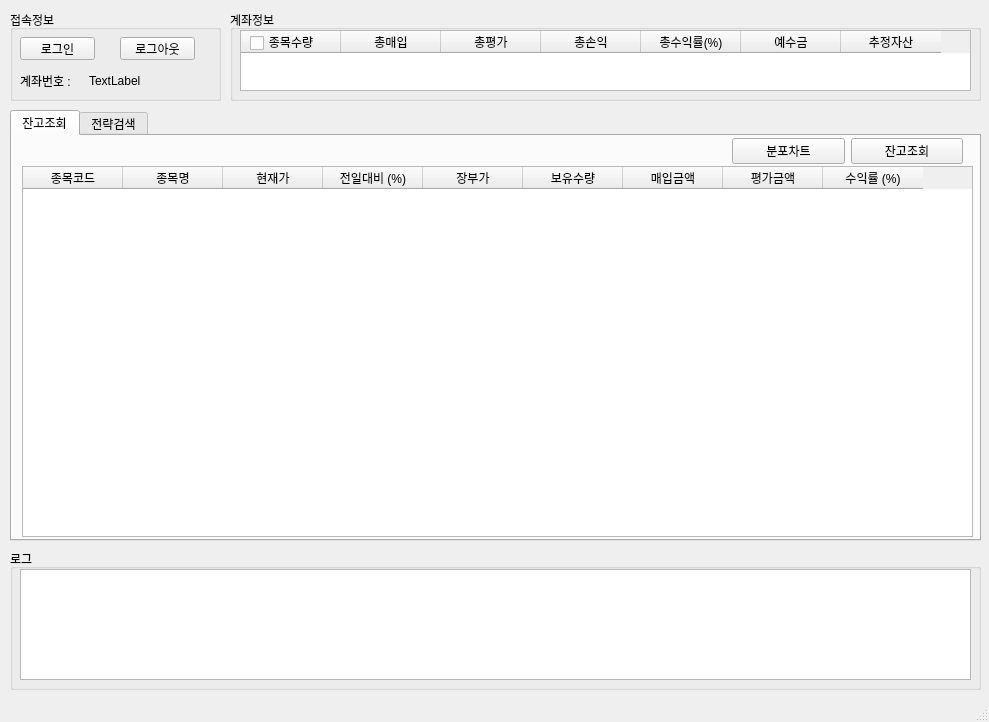
<?xml version="1.0" encoding="UTF-8"?>
<ui version="4.0">
 <class>MainWindow</class>
 <widget class="QMainWindow" name="MainWindow">
  <property name="geometry">
   <rect>
    <x>0</x>
    <y>0</y>
    <width>989</width>
    <height>722</height>
   </rect>
  </property>
  <property name="windowTitle">
   <string>MainWindh3_table_right_clickow</string>
  </property>
  <widget class="QWidget" name="centralwidget">
   <widget class="QTabWidget" name="tabWidget">
    <property name="geometry">
     <rect>
      <x>10</x>
      <y>110</y>
      <width>971</width>
      <height>431</height>
     </rect>
    </property>
    <property name="currentIndex">
     <number>0</number>
    </property>
    <widget class="QWidget" name="tab">
     <attribute name="title">
      <string>잔고조회</string>
     </attribute>
     <widget class="QTableWidget" name="tableWidget_2">
      <property name="geometry">
       <rect>
        <x>10</x>
        <y>30</y>
        <width>951</width>
        <height>371</height>
       </rect>
      </property>
      <property name="contextMenuPolicy">
       <enum>Qt::CustomContextMenu</enum>
      </property>
      <column>
       <property name="text">
        <string>종목코드</string>
       </property>
      </column>
      <column>
       <property name="text">
        <string>종목명</string>
       </property>
      </column>
      <column>
       <property name="text">
        <string>현재가</string>
       </property>
      </column>
      <column>
       <property name="text">
        <string>전일대비 (%)</string>
       </property>
      </column>
      <column>
       <property name="text">
        <string>장부가</string>
       </property>
      </column>
      <column>
       <property name="text">
        <string>보유수량</string>
       </property>
      </column>
      <column>
       <property name="text">
        <string>매입금액</string>
       </property>
      </column>
      <column>
       <property name="text">
        <string>평가금액</string>
       </property>
      </column>
      <column>
       <property name="text">
        <string>수익률 (%)</string>
       </property>
      </column>
     </widget>
     <widget class="QWidget" name="layoutWidget">
      <property name="geometry">
       <rect>
        <x>720</x>
        <y>0</y>
        <width>231</width>
        <height>31</height>
       </rect>
      </property>
      <layout class="QHBoxLayout" name="horizontalLayout">
       <item>
        <widget class="QPushButton" name="pieButton">
         <property name="text">
          <string>분포차트</string>
         </property>
        </widget>
       </item>
       <item>
        <widget class="QPushButton" name="pushButton">
         <property name="text">
          <string>잔고조회</string>
         </property>
        </widget>
       </item>
      </layout>
     </widget>
    </widget>
    <widget class="QWidget" name="tab_2">
     <attribute name="title">
      <string>전략검색</string>
     </attribute>
     <widget class="QGroupBox" name="groupBox_5">
      <property name="geometry">
       <rect>
        <x>10</x>
        <y>10</y>
        <width>331</width>
        <height>401</height>
       </rect>
      </property>
      <property name="title">
       <string>전략리스트</string>
      </property>
      <widget class="QListWidget" name="listWidget">
       <property name="geometry">
        <rect>
         <x>10</x>
         <y>60</y>
         <width>311</width>
         <height>331</height>
        </rect>
       </property>
      </widget>
      <widget class="QWidget" name="layoutWidget">
       <property name="geometry">
        <rect>
         <x>10</x>
         <y>20</y>
         <width>311</width>
         <height>31</height>
        </rect>
       </property>
       <layout class="QHBoxLayout" name="horizontalLayout_2">
        <item>
         <widget class="QPushButton" name="pushButton_4">
          <property name="text">
           <string>전략리스트 가져오기</string>
          </property>
         </widget>
        </item>
        <item>
         <widget class="QPushButton" name="pushButton_6">
          <property name="text">
           <string>Clear all</string>
          </property>
         </widget>
        </item>
       </layout>
      </widget>
     </widget>
     <widget class="QGroupBox" name="groupBox_6">
      <property name="geometry">
       <rect>
        <x>390</x>
        <y>10</y>
        <width>601</width>
        <height>401</height>
       </rect>
      </property>
      <property name="title">
       <string>검색 결과</string>
      </property>
      <widget class="QListView" name="listView">
       <property name="geometry">
        <rect>
         <x>20</x>
         <y>80</y>
         <width>241</width>
         <height>301</height>
        </rect>
       </property>
      </widget>
      <widget class="QGroupBox" name="groupBox_2">
       <property name="geometry">
        <rect>
         <x>10</x>
         <y>60</y>
         <width>261</width>
         <height>331</height>
        </rect>
       </property>
       <property name="title">
        <string>전략 검색 조건</string>
       </property>
      </widget>
      <widget class="QGroupBox" name="groupBox_7">
       <property name="geometry">
        <rect>
         <x>280</x>
         <y>20</y>
         <width>281</width>
         <height>371</height>
        </rect>
       </property>
       <property name="title">
        <string>전략 검색 종목</string>
       </property>
       <widget class="QTableWidget" name="tableWidget_3">
        <property name="geometry">
         <rect>
          <x>10</x>
          <y>20</y>
          <width>261</width>
          <height>341</height>
         </rect>
        </property>
        <column>
         <property name="text">
          <string>종목코드</string>
         </property>
        </column>
        <column>
         <property name="text">
          <string>종목명</string>
         </property>
        </column>
       </widget>
      </widget>
      <widget class="QWidget" name="layoutWidget">
       <property name="geometry">
        <rect>
         <x>20</x>
         <y>21</y>
         <width>251</width>
         <height>31</height>
        </rect>
       </property>
       <layout class="QVBoxLayout" name="verticalLayout">
        <item>
         <widget class="QLabel" name="label_3">
          <property name="text">
           <string>검색 종목 개수 : </string>
          </property>
         </widget>
        </item>
       </layout>
      </widget>
      <zorder>layoutWidget</zorder>
      <zorder>groupBox_7</zorder>
      <zorder>groupBox_2</zorder>
      <zorder>listView</zorder>
     </widget>
     <widget class="QPushButton" name="pushButton_5">
      <property name="geometry">
       <rect>
        <x>350</x>
        <y>160</y>
        <width>31</width>
        <height>61</height>
       </rect>
      </property>
      <property name="text">
       <string>&gt;&gt;</string>
      </property>
     </widget>
    </widget>
   </widget>
   <widget class="QGroupBox" name="groupBox">
    <property name="geometry">
     <rect>
      <x>10</x>
      <y>10</y>
      <width>211</width>
      <height>91</height>
     </rect>
    </property>
    <property name="title">
     <string>접속정보</string>
    </property>
    <widget class="QPushButton" name="login_Creon">
     <property name="geometry">
      <rect>
       <x>10</x>
       <y>27</y>
       <width>75</width>
       <height>23</height>
      </rect>
     </property>
     <property name="text">
      <string>로그인</string>
     </property>
    </widget>
    <widget class="QLabel" name="account_numbox">
     <property name="geometry">
      <rect>
       <x>79</x>
       <y>61</y>
       <width>121</width>
       <height>20</height>
      </rect>
     </property>
     <property name="text">
      <string>TextLabel</string>
     </property>
    </widget>
    <widget class="QLabel" name="label">
     <property name="enabled">
      <bool>true</bool>
     </property>
     <property name="geometry">
      <rect>
       <x>10</x>
       <y>61</y>
       <width>61</width>
       <height>20</height>
      </rect>
     </property>
     <property name="sizePolicy">
      <sizepolicy hsizetype="Minimum" vsizetype="Preferred">
       <horstretch>0</horstretch>
       <verstretch>0</verstretch>
      </sizepolicy>
     </property>
     <property name="text">
      <string>계좌번호 :</string>
     </property>
    </widget>
    <widget class="QPushButton" name="pushButton_3">
     <property name="geometry">
      <rect>
       <x>110</x>
       <y>27</y>
       <width>75</width>
       <height>23</height>
      </rect>
     </property>
     <property name="text">
      <string>로그아웃</string>
     </property>
    </widget>
   </widget>
   <widget class="QGroupBox" name="groupBox_3">
    <property name="geometry">
     <rect>
      <x>10</x>
      <y>549</y>
      <width>971</width>
      <height>141</height>
     </rect>
    </property>
    <property name="title">
     <string>로그</string>
    </property>
    <widget class="QTextBrowser" name="textBrowser">
     <property name="geometry">
      <rect>
       <x>10</x>
       <y>20</y>
       <width>951</width>
       <height>111</height>
      </rect>
     </property>
    </widget>
   </widget>
   <widget class="QGroupBox" name="groupBox_4">
    <property name="geometry">
     <rect>
      <x>230</x>
      <y>10</y>
      <width>751</width>
      <height>91</height>
     </rect>
    </property>
    <property name="title">
     <string>계좌정보</string>
    </property>
    <widget class="QTableWidget" name="tableWidget">
     <property name="geometry">
      <rect>
       <x>10</x>
       <y>20</y>
       <width>731</width>
       <height>61</height>
      </rect>
     </property>
     <property name="contextMenuPolicy">
      <enum>Qt::DefaultContextMenu</enum>
     </property>
     <column>
      <property name="text">
       <string>종목수량</string>
      </property>
     </column>
     <column>
      <property name="text">
       <string>총매입</string>
      </property>
     </column>
     <column>
      <property name="text">
       <string>총평가</string>
      </property>
     </column>
     <column>
      <property name="text">
       <string>총손익</string>
      </property>
     </column>
     <column>
      <property name="text">
       <string>총수익률(%)</string>
      </property>
     </column>
     <column>
      <property name="text">
       <string>예수금</string>
      </property>
     </column>
     <column>
      <property name="text">
       <string>추정자산</string>
      </property>
     </column>
    </widget>
    <widget class="QCheckBox" name="checkBox">
     <property name="geometry">
      <rect>
       <x>20</x>
       <y>25</y>
       <width>16</width>
       <height>16</height>
      </rect>
     </property>
     <property name="text">
      <string/>
     </property>
    </widget>
   </widget>
  </widget>
  <widget class="QMenuBar" name="menubar">
   <property name="geometry">
    <rect>
     <x>0</x>
     <y>0</y>
     <width>989</width>
     <height>21</height>
    </rect>
   </property>
  </widget>
  <widget class="QStatusBar" name="statusbar"/>
 </widget>
 <resources/>
 <connections>
  <connection>
   <sender>tableWidget_2</sender>
   <signal>customContextMenuRequested(QPoint)</signal>
   <receiver>MainWindow</receiver>
   <slot>h3_table_right_click()</slot>
   <hints>
    <hint type="sourcelabel">
     <x>1155</x>
     <y>537</y>
    </hint>
    <hint type="destinationlabel">
     <x>1155</x>
     <y>627</y>
    </hint>
   </hints>
  </connection>
 </connections>
 <slots>
  <slot>h3_table_right_click()</slot>
 </slots>
</ui>
